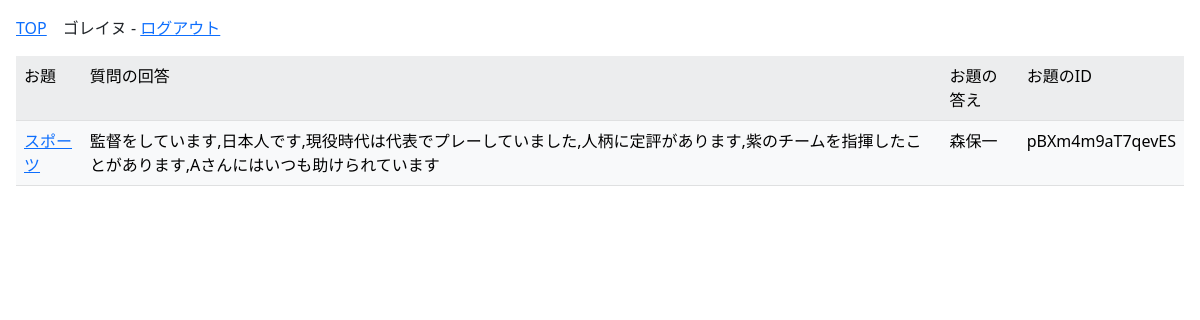
/bertapp/questions/gpaudJOAsJ5Z0Yi (signed in), run on an earlier commit of the app's database.
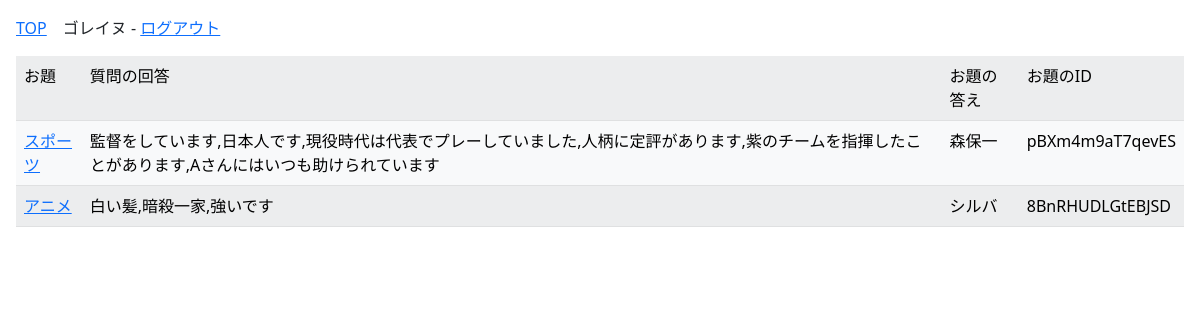
And on a later commit of the database.
### apps/crud/models.py (models this page shows, shortened)
class User(db.Model, UserMixin):
    __tablename__ = 'users'
    id = db.Column(db.Integer, primary_key=True)
    username = db.Column(db.String, index=True)
    email = db.Column(db.String, unique=True, index=True)
    password_hash = db.Column(db.String)
    user_path = db.Column(db.String)
    is_admin = db.Column(db.Boolean, nullable=False, default=0)
    created_at = db.Column(db.DateTime, default=datetime.now)
    updated_at = db.Column(db.DateTime, default=datetime.now, onupdate=datetime.now)
    @property
    def password(self):
        raise AttributeError('読み取り不可')

### apps/bertapp/models.py (models this page shows)
class UserAnswer(db.Model):
    __tablename__ = 'user_answers'
    id = db.Column(db.Integer, primary_key=True)
    user_id = db.Column(db.String, db.ForeignKey('users.id'))
    theme = db.Column(db.String)
    q_answers = db.Column(db.String, nullable=False)
    answer = db.Column(db.String)
    answer_id = db.Column(db.String)
    created_at = db.Column(db.DateTime, default=datetime.now)

### apps/bertapp/views.py (the view)
@bertapp.route('/questions/<user_path>')
@login_required
def questions(user_path):
    user_answers = UserAnswer.query.filter_by(user_id=current_user.id)
    return render_template('bertapp/questions.html', user_answers=user_answers)

### apps/crud/models.py (called while the page is built)
@login_manager.user_loader
def load_user(user_id):
    return User.query.get(user_id)

### apps/bertapp/templates/bertapp/questions.html (shortened to what this page needs)
{% extends 'bertapp/base.html' %}
{% block content %}
<table class="table table-light table-striped">
    <tr>
        <td>お題</td>
        <td>質問の回答</td>
        <td>お題の答え</td>
        <td>お題のID</td>
    </tr>
    {% for user_answer in user_answers %}
    <tr>
        <td><a href="{{ url_for('bertapp.edit_answer', answer_id=user_answer.id, user_path=current_user.user_path) }}">{{ user_answer.theme }}</a></td>
        <td>{{ user_answer.q_answers }}</td>
        <td>{{ user_answer.answer }}</td>
        <td>{{ user_answer.answer_id }}</td>
    </tr>
    {% endfor %}
</table>
{% endblock %}

### apps/bertapp/templates/bertapp/base.html (shortened to what this page needs)
<!DOCTYPE html>
<html lang="ja">
<head>
    <link href="https://cdn.jsdelivr.net/npm/bootstrap@5.0.2/dist/css/bootstrap.min.css" rel="stylesheet">
</head>
<body class="mt-3 mb-3 ms-3 me-3">
    <div>
        {% if current_user.is_authenticated %}
        <p>
            <span><a href="{{ url_for('bertapp.index') }}">TOP</a></span><span class="ms-3">{{ current_user.username }}</span> - <span><a href="{{ url_for('auth.logout') }}">ログアウト</a></span>
        </p>
        {% endif %}
    </div>
    {% block content %}
    {% endblock %}
</body>
</html>

What changed in the data, as far as the page shows it:
added UserAnswer: theme "アニメ", q_answers "白い髪,暗殺一家,強いです", answer "シルバ", answer_id "8BnRHUDLGtEBJSD"
